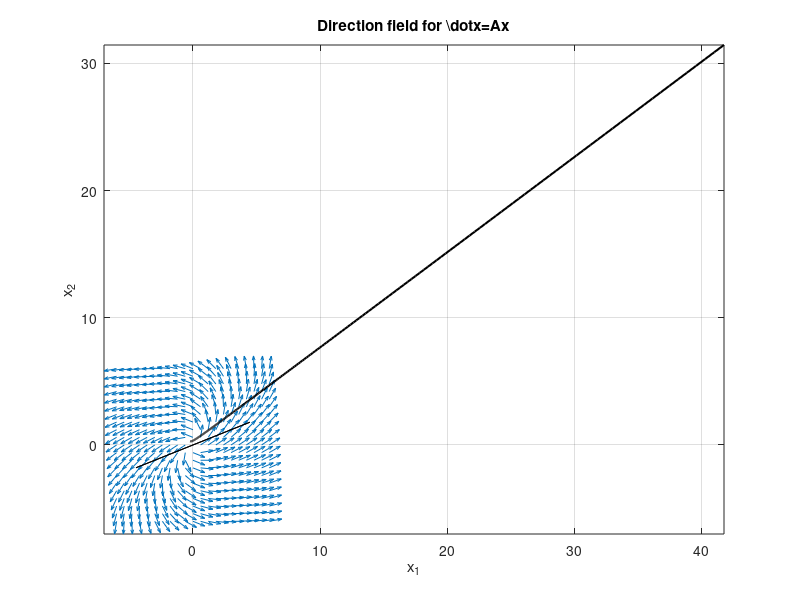

Write the MATLAB code that produced this figure.
% matrix and grid
A = [6 -5; 4 2];
[x1,x2] = meshgrid(linspace(-6,6,21));

% vector field F = A*[x1;x2]
U = A(1,1).*x1 + A(1,2).*x2;   % dx1/dt
V = A(2,1).*x1 + A(2,2).*x2;   % dx2/dt

% (optional) normalize arrows so they’re comparable in length
L = sqrt(U.^2 + V.^2);  U = U./L;  V = V./L;

% plot the direction field
quiver(x1, x2, U, V, 'AutoScale', 'off');
axis equal; grid on
xlabel('x_1'); ylabel('x_2'); title('Direction field for \dot{x}=Ax'); hold on

% (optional) add eigenvector lines and a sample trajectory from x(0)=[1;1]
[Vv,~] = eig(A);
for k = 1:2
    v = Vv(:,k)/norm(Vv(:,k));
    plot([-6 6]*v(1), [-6 6]*v(2), 'k-');    % eigen-directions
end

% particular solution for x(0)=[1;1]
C1 = 2/7; C2 = -1/7;
t = linspace(-0.6, 0.6, 400);
x1_sol = 4*C1*exp(6*t) + C2*exp(-t);
x2_sol = 3*C1*exp(6*t) - C2*exp(-t);
plot(x1_sol, x2_sol, 'k', 'LineWidth', 1.5);

